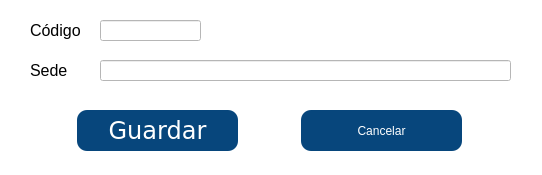
<?xml version="1.0" encoding="UTF-8"?>
<ui version="4.0">
 <class>ConsultaSede</class>
 <widget class="QDialog" name="ConsultaSede">
  <property name="geometry">
   <rect>
    <x>0</x>
    <y>0</y>
    <width>542</width>
    <height>175</height>
   </rect>
  </property>
  <property name="minimumSize">
   <size>
    <width>542</width>
    <height>175</height>
   </size>
  </property>
  <property name="maximumSize">
   <size>
    <width>542</width>
    <height>175</height>
   </size>
  </property>
  <property name="windowTitle">
   <string>Sede</string>
  </property>
  <property name="styleSheet">
   <string notr="true">background-color: rgb(255, 255, 255);</string>
  </property>
  <widget class="QLineEdit" name="tx_codigo">
   <property name="geometry">
    <rect>
     <x>100</x>
     <y>20</y>
     <width>101</width>
     <height>21</height>
    </rect>
   </property>
   <property name="font">
    <font>
     <family>Tahoma</family>
     <pointsize>12</pointsize>
    </font>
   </property>
   <property name="inputMask">
    <string/>
   </property>
   <property name="text">
    <string/>
   </property>
  </widget>
  <widget class="QLabel" name="label">
   <property name="geometry">
    <rect>
     <x>30</x>
     <y>20</y>
     <width>61</width>
     <height>21</height>
    </rect>
   </property>
   <property name="font">
    <font>
     <family>Tahoma</family>
     <pointsize>12</pointsize>
    </font>
   </property>
   <property name="text">
    <string>Código</string>
   </property>
  </widget>
  <widget class="QLabel" name="label_2">
   <property name="geometry">
    <rect>
     <x>30</x>
     <y>60</y>
     <width>61</width>
     <height>21</height>
    </rect>
   </property>
   <property name="font">
    <font>
     <family>Tahoma</family>
     <pointsize>12</pointsize>
    </font>
   </property>
   <property name="text">
    <string>Sede</string>
   </property>
  </widget>
  <widget class="QWidget" name="horizontalLayoutWidget">
   <property name="geometry">
    <rect>
     <x>20</x>
     <y>110</y>
     <width>501</width>
     <height>41</height>
    </rect>
   </property>
   <layout class="QHBoxLayout" name="horizontalLayout">
    <item>
     <widget class="QPushButton" name="Bt_guardar">
      <property name="maximumSize">
       <size>
        <width>161</width>
        <height>41</height>
       </size>
      </property>
      <property name="font">
       <font>
        <family>Verdana</family>
        <pointsize>18</pointsize>
        <weight>50</weight>
        <italic>false</italic>
        <bold>false</bold>
       </font>
      </property>
      <property name="focusPolicy">
       <enum>Qt::NoFocus</enum>
      </property>
      <property name="styleSheet">
       <string notr="true">background-color: rgb(7, 70, 124);
font: 18pt &quot;Verdana&quot;;
border-radius: 10px;
color: rgb(255, 255, 255);</string>
      </property>
      <property name="text">
       <string>Guardar</string>
      </property>
     </widget>
    </item>
    <item>
     <widget class="QPushButton" name="Bt_cancelar">
      <property name="maximumSize">
       <size>
        <width>161</width>
        <height>41</height>
       </size>
      </property>
      <property name="focusPolicy">
       <enum>Qt::NoFocus</enum>
      </property>
      <property name="styleSheet">
       <string notr="true">background-color: rgb(7, 70, 124);
font: 18pt &quot;Verdana&quot;;
border-radius: 10px;
color: rgb(255, 255, 255);</string>
      </property>
      <property name="text">
       <string>Cancelar</string>
      </property>
     </widget>
    </item>
   </layout>
  </widget>
  <widget class="QLineEdit" name="tx_sede">
   <property name="geometry">
    <rect>
     <x>100</x>
     <y>60</y>
     <width>411</width>
     <height>21</height>
    </rect>
   </property>
   <property name="font">
    <font>
     <family>Tahoma</family>
     <pointsize>12</pointsize>
    </font>
   </property>
  </widget>
 </widget>
 <resources/>
 <connections/>
</ui>
